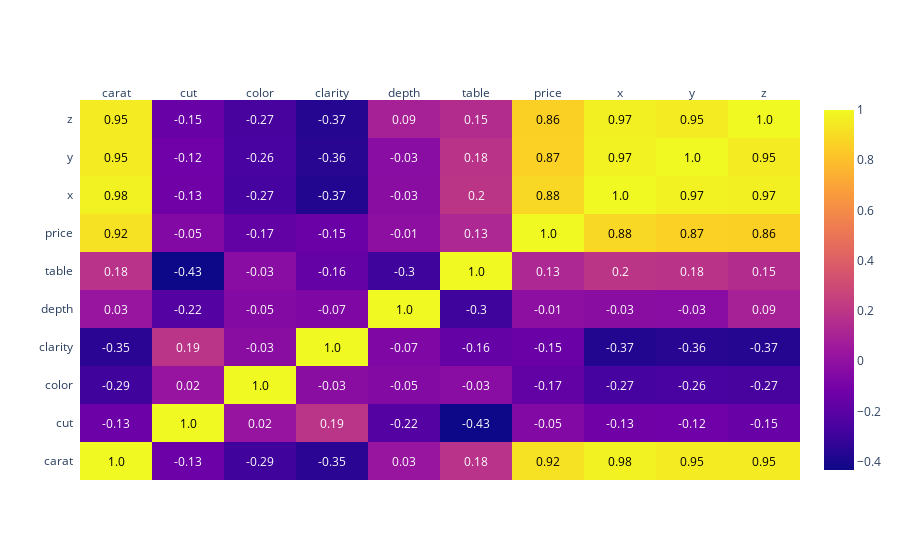

The notebook cell saved with this chart:
### Code cell


### Figure 1 — Plotly figure (JSON) as saved in the notebook; plotly's stock layout.template omitted (floating-point values rounded to 4 significant figures)
{"data": [{"colorscale": [[0, "#0d0887"], [0.1111, "#46039f"], [0.2222, "#7201a8"], [0.3333, "#9c179e"], [0.4444, "#bd3786"], [0.5556, "#d8576b"], [0.6667, "#ed7953"], [0.7778, "#fb9f3a"], [0.8889, "#fdca26"], [1, "#f0f921"]], "reversescale": false, "showscale": true, "type": "heatmap", "x": ["carat", "cut", "color", "clarity", "depth", "table", "price", "x", "y", "z"], "y": ["carat", "cut", "color", "clarity", "depth", "table", "price", "x", "y", "z"], "z": [[1, -0.135, -0.2914, -0.3528, 0.02822, 0.1816, 0.9216, 0.9751, 0.9517, 0.9534], [-0.135, 1, 0.02052, 0.1892, -0.2181, -0.4334, -0.05349, -0.1256, -0.1215, -0.1493], [-0.2914, 0.02052, 1, -0.02563, -0.04728, -0.02647, -0.1725, -0.2703, -0.2636, -0.2682], [-0.3528, 0.1892, -0.02563, 1, -0.06738, -0.1603, -0.1468, -0.372, -0.3584, -0.367], [0.02822, -0.2181, -0.04728, -0.06738, 1, -0.2958, -0.01065, -0.02529, -0.02934, 0.09492], [0.1816, -0.4334, -0.02647, -0.1603, -0.2958, 1, 0.1271, 0.1953, 0.1838, 0.1509], [0.9216, -0.05349, -0.1725, -0.1468, -0.01065, 0.1271, 1, 0.8844, 0.8654, 0.8612], [0.9751, -0.1256, -0.2703, -0.372, -0.02529, 0.1953, 0.8844, 1, 0.9747, 0.9708], [0.9517, -0.1215, -0.2636, -0.3584, -0.02934, 0.1838, 0.8654, 0.9747, 1, 0.952], [0.9534, -0.1493, -0.2682, -0.367, 0.09492, 0.1509, 0.8612, 0.9708, 0.952, 1]]}], "layout": {"annotations": [{"font": {"color": "#000000"}, "showarrow": false, "text": "1.0", "x": "carat", "xref": "x", "y": "carat", "yref": "y"}, {"font": {"color": "#FFFFFF"}, "showarrow": false, "text": "-0.13", "x": "cut", "xref": "x", "y": "carat", "yref": "y"}, {"font": {"color": "#FFFFFF"}, "showarrow": false, "text": "-0.29", "x": "color", "xref": "x", "y": "carat", "yref": "y"}, {"font": {"color": "#FFFFFF"}, "showarrow": false, "text": "-0.35", "x": "clarity", "xref": "x", "y": "carat", "yref": "y"}, {"font": {"color": "#FFFFFF"}, "showarrow": false, "text": "0.03", "x": "depth", "xref": "x", "y": "carat", "yref": "y"}, {"font": {"color": "#FFFFFF"}, "showarrow": false, "text": "0.18", "x": "table", "xref": "x", "y": "carat", "yref": "y"}, {"font": {"color": "#000000"}, "showarrow": false, "text": "0.92", "x": "price", "xref": "x", "y": "carat", "yref": "y"}, {"font": {"color": "#000000"}, "showarrow": false, "text": "0.98", "x": "x", "xref": "x", "y": "carat", "yref": "y"}, {"font": {"color": "#000000"}, "showarrow": false, "text": "0.95", "x": "y", "xref": "x", "y": "carat", "yref": "y"}, {"font": {"color": "#000000"}, "showarrow": false, "text": "0.95", "x": "z", "xref": "x", "y": "carat", "yref": "y"}, {"font": {"color": "#FFFFFF"}, "showarrow": false, "text": "-0.13", "x": "carat", "xref": "x", "y": "cut", "yref": "y"}, {"font": {"color": "#000000"}, "showarrow": false, "text": "1.0", "x": "cut", "xref": "x", "y": "cut", "yref": "y"}, {"font": {"color": "#FFFFFF"}, "showarrow": false, "text": "0.02", "x": "color", "xref": "x", "y": "cut", "yref": "y"}, {"font": {"color": "#FFFFFF"}, "showarrow": false, "text": "0.19", "x": "clarity", "xref": "x", "y": "cut", "yref": "y"}, {"font": {"color": "#FFFFFF"}, "showarrow": false, "text": "-0.22", "x": "depth", "xref": "x", "y": "cut", "yref": "y"}, {"font": {"color": "#FFFFFF"}, "showarrow": false, "text": "-0.43", "x": "table", "xref": "x", "y": "cut", "yref": "y"}, {"font": {"color": "#FFFFFF"}, "showarrow": false, "text": "-0.05", "x": "price", "xref": "x", "y": "cut", "yref": "y"}, {"font": {"color": "#FFFFFF"}, "showarrow": false, "text": "-0.13", "x": "x", "xref": "x", "y": "cut", "yref": "y"}, {"font": {"color": "#FFFFFF"}, "showarrow": false, "text": "-0.12", "x": "y", "xref": "x", "y": "cut", "yref": "y"}, {"font": {"color": "#FFFFFF"}, "showarrow": false, "text": "-0.15", "x": "z", "xref": "x", "y": "cut", "yref": "y"}, {"font": {"color": "#FFFFFF"}, "showarrow": false, "text": "-0.29", "x": "carat", "xref": "x", "y": "color", "yref": "y"}, {"font": {"color": "#FFFFFF"}, "showarrow": false, "text": "0.02", "x": "cut", "xref": "x", "y": "color", "yref": "y"}, {"font": {"color": "#000000"}, "showarrow": false, "text": "1.0", "x": "color", "xref": "x", "y": "color", "yref": "y"}, {"font": {"color": "#FFFFFF"}, "showarrow": false, "text": "-0.03", "x": "clarity", "xref": "x", "y": "color", "yref": "y"}, {"font": {"color": "#FFFFFF"}, "showarrow": false, "text": "-0.05", "x": "depth", "xref": "x", "y": "color", "yref": "y"}, {"font": {"color": "#FFFFFF"}, "showarrow": false, "text": "-0.03", "x": "table", "xref": "x", "y": "color", "yref": "y"}, {"font": {"color": "#FFFFFF"}, "showarrow": false, "text": "-0.17", "x": "price", "xref": "x", "y": "color", "yref": "y"}, {"font": {"color": "#FFFFFF"}, "showarrow": false, "text": "-0.27", "x": "x", "xref": "x", "y": "color", "yref": "y"}, {"font": {"color": "#FFFFFF"}, "showarrow": false, "text": "-0.26", "x": "y", "xref": "x", "y": "color", "yref": "y"}, {"font": {"color": "#FFFFFF"}, "showarrow": false, "text": "-0.27", "x": "z", "xref": "x", "y": "color", "yref": "y"}, {"font": {"color": "#FFFFFF"}, "showarrow": false, "text": "-0.35", "x": "carat", "xref": "x", "y": "clarity", "yref": "y"}, {"font": {"color": "#FFFFFF"}, "showarrow": false, "text": "0.19", "x": "cut", "xref": "x", "y": "clarity", "yref": "y"}, {"font": {"color": "#FFFFFF"}, "showarrow": false, "text": "-0.03", "x": "color", "xref": "x", "y": "clarity", "yref": "y"}, {"font": {"color": "#000000"}, "showarrow": false, "text": "1.0", "x": "clarity", "xref": "x", "y": "clarity", "yref": "y"}, {"font": {"color": "#FFFFFF"}, "showarrow": false, "text": "-0.07", "x": "depth", "xref": "x", "y": "clarity", "yref": "y"}, {"font": {"color": "#FFFFFF"}, "showarrow": false, "text": "-0.16", "x": "table", "xref": "x", "y": "clarity", "yref": "y"}, {"font": {"color": "#FFFFFF"}, "showarrow": false, "text": "-0.15", "x": "price", "xref": "x", "y": "clarity", "yref": "y"}, {"font": {"color": "#FFFFFF"}, "showarrow": false, "text": "-0.37", "x": "x", "xref": "x", "y": "clarity", "yref": "y"}, {"font": {"color": "#FFFFFF"}, "showarrow": false, "text": "-0.36", "x": "y", "xref": "x", "y": "clarity", "yref": "y"}, {"font": {"color": "#FFFFFF"}, "showarrow": false, "text": "-0.37", "x": "z", "xref": "x", "y": "clarity", "yref": "y"}, {"font": {"color": "#FFFFFF"}, "showarrow": false, "text": "0.03", "x": "carat", "xref": "x", "y": "depth", "yref": "y"}, {"font": {"color": "#FFFFFF"}, "showarrow": false, "text": "-0.22", "x": "cut", "xref": "x", "y": "depth", "yref": "y"}, {"font": {"color": "#FFFFFF"}, "showarrow": false, "text": "-0.05", "x": "color", "xref": "x", "y": "depth", "yref": "y"}, {"font": {"color": "#FFFFFF"}, "showarrow": false, "text": "-0.07", "x": "clarity", "xref": "x", "y": "depth", "yref": "y"}, {"font": {"color": "#000000"}, "showarrow": false, "text": "1.0", "x": "depth", "xref": "x", "y": "depth", "yref": "y"}, {"font": {"color": "#FFFFFF"}, "showarrow": false, "text": "-0.3", "x": "table", "xref": "x", "y": "depth", "yref": "y"}, {"font": {"color": "#FFFFFF"}, "showarrow": false, "text": "-0.01", "x": "price", "xref": "x", "y": "depth", "yref": "y"}, {"font": {"color": "#FFFFFF"}, "showarrow": false, "text": "-0.03", "x": "x", "xref": "x", "y": "depth", "yref": "y"}, {"font": {"color": "#FFFFFF"}, "showarrow": false, "text": "-0.03", "x": "y", "xref": "x", "y": "depth", "yref": "y"}, {"font": {"color": "#FFFFFF"}, "showarrow": false, "text": "0.09", "x": "z", "xref": "x", "y": "depth", "yref": "y"}, {"font": {"color": "#FFFFFF"}, "showarrow": false, "text": "0.18", "x": "carat", "xref": "x", "y": "table", "yref": "y"}, {"font": {"color": "#FFFFFF"}, "showarrow": false, "text": "-0.43", "x": "cut", "xref": "x", "y": "table", "yref": "y"}, {"font": {"color": "#FFFFFF"}, "showarrow": false, "text": "-0.03", "x": "color", "xref": "x", "y": "table", "yref": "y"}, {"font": {"color": "#FFFFFF"}, "showarrow": false, "text": "-0.16", "x": "clarity", "xref": "x", "y": "table", "yref": "y"}, {"font": {"color": "#FFFFFF"}, "showarrow": false, "text": "-0.3", "x": "depth", "xref": "x", "y": "table", "yref": "y"}, {"font": {"color": "#000000"}, "showarrow": false, "text": "1.0", "x": "table", "xref": "x", "y": "table", "yref": "y"}, {"font": {"color": "#FFFFFF"}, "showarrow": false, "text": "0.13", "x": "price", "xref": "x", "y": "table", "yref": "y"}, {"font": {"color": "#FFFFFF"}, "showarrow": false, "text": "0.2", "x": "x", "xref": "x", "y": "table", "yref": "y"}, {"font": {"color": "#FFFFFF"}, "showarrow": false, "text": "0.18", "x": "y", "xref": "x", "y": "table", "yref": "y"}, {"font": {"color": "#FFFFFF"}, "showarrow": false, "text": "0.15", "x": "z", "xref": "x", "y": "table", "yref": "y"}, {"font": {"color": "#000000"}, "showarrow": false, "text": "0.92", "x": "carat", "xref": "x", "y": "price", "yref": "y"}, {"font": {"color": "#FFFFFF"}, "showarrow": false, "text": "-0.05", "x": "cut", "xref": "x", "y": "price", "yref": "y"}, {"font": {"color": "#FFFFFF"}, "showarrow": false, "text": "-0.17", "x": "color", "xref": "x", "y": "price", "yref": "y"}, {"font": {"color": "#FFFFFF"}, "showarrow": false, "text": "-0.15", "x": "clarity", "xref": "x", "y": "price", "yref": "y"}, {"font": {"color": "#FFFFFF"}, "showarrow": false, "text": "-0.01", "x": "depth", "xref": "x", "y": "price", "yref": "y"}, {"font": {"color": "#FFFFFF"}, "showarrow": false, "text": "0.13", "x": "table", "xref": "x", "y": "price", "yref": "y"}, {"font": {"color": "#000000"}, "showarrow": false, "text": "1.0", "x": "price", "xref": "x", "y": "price", "yref": "y"}, {"font": {"color": "#000000"}, "showarrow": false, "text": "0.88", "x": "x", "xref": "x", "y": "price", "yref": "y"}, {"font": {"color": "#000000"}, "showarrow": false, "text": "0.87", "x": "y", "xref": "x", "y": "price", "yref": "y"}, {"font": {"color": "#000000"}, "showarrow": false, "text": "0.86", "x": "z", "xref": "x", "y": "price", "yref": "y"}, {"font": {"color": "#000000"}, "showarrow": false, "text": "0.98", "x": "carat", "xref": "x", "y": "x", "yref": "y"}, {"font": {"color": "#FFFFFF"}, "showarrow": false, "text": "-0.13", "x": "cut", "xref": "x", "y": "x", "yref": "y"}, {"font": {"color": "#FFFFFF"}, "showarrow": false, "text": "-0.27", "x": "color", "xref": "x", "y": "x", "yref": "y"}, {"font": {"color": "#FFFFFF"}, "showarrow": false, "text": "-0.37", "x": "clarity", "xref": "x", "y": "x", "yref": "y"}, {"font": {"color": "#FFFFFF"}, "showarrow": false, "text": "-0.03", "x": "depth", "xref": "x", "y": "x", "yref": "y"}, {"font": {"color": "#FFFFFF"}, "showarrow": false, "text": "0.2", "x": "table", "xref": "x", "y": "x", "yref": "y"}, {"font": {"color": "#000000"}, "showarrow": false, "text": "0.88", "x": "price", "xref": "x", "y": "x", "yref": "y"}, {"font": {"color": "#000000"}, "showarrow": false, "text": "1.0", "x": "x", "xref": "x", "y": "x", "yref": "y"}, {"font": {"color": "#000000"}, "showarrow": false, "text": "0.97", "x": "y", "xref": "x", "y": "x", "yref": "y"}, {"font": {"color": "#000000"}, "showarrow": false, "text": "0.97", "x": "z", "xref": "x", "y": "x", "yref": "y"}, {"font": {"color": "#000000"}, "showarrow": false, "text": "0.95", "x": "carat", "xref": "x", "y": "y", "yref": "y"}, {"font": {"color": "#FFFFFF"}, "showarrow": false, "text": "-0.12", "x": "cut", "xref": "x", "y": "y", "yref": "y"}, {"font": {"color": "#FFFFFF"}, "showarrow": false, "text": "-0.26", "x": "color", "xref": "x", "y": "y", "yref": "y"}, {"font": {"color": "#FFFFFF"}, "showarrow": false, "text": "-0.36", "x": "clarity", "xref": "x", "y": "y", "yref": "y"}, {"font": {"color": "#FFFFFF"}, "showarrow": false, "text": "-0.03", "x": "depth", "xref": "x", "y": "y", "yref": "y"}, {"font": {"color": "#FFFFFF"}, "showarrow": false, "text": "0.18", "x": "table", "xref": "x", "y": "y", "yref": "y"}, {"font": {"color": "#000000"}, "showarrow": false, "text": "0.87", "x": "price", "xref": "x", "y": "y", "yref": "y"}, {"font": {"color": "#000000"}, "showarrow": false, "text": "0.97", "x": "x", "xref": "x", "y": "y", "yref": "y"}, {"font": {"color": "#000000"}, "showarrow": false, "text": "1.0", "x": "y", "xref": "x", "y": "y", "yref": "y"}, {"font": {"color": "#000000"}, "showarrow": false, "text": "0.95", "x": "z", "xref": "x", "y": "y", "yref": "y"}, {"font": {"color": "#000000"}, "showarrow": false, "text": "0.95", "x": "carat", "xref": "x", "y": "z", "yref": "y"}, {"font": {"color": "#FFFFFF"}, "showarrow": false, "text": "-0.15", "x": "cut", "xref": "x", "y": "z", "yref": "y"}, {"font": {"color": "#FFFFFF"}, "showarrow": false, "text": "-0.27", "x": "color", "xref": "x", "y": "z", "yref": "y"}, {"font": {"color": "#FFFFFF"}, "showarrow": false, "text": "-0.37", "x": "clarity", "xref": "x", "y": "z", "yref": "y"}, {"font": {"color": "#FFFFFF"}, "showarrow": false, "text": "0.09", "x": "depth", "xref": "x", "y": "z", "yref": "y"}, {"font": {"color": "#FFFFFF"}, "showarrow": false, "text": "0.15", "x": "table", "xref": "x", "y": "z", "yref": "y"}, {"font": {"color": "#000000"}, "showarrow": false, "text": "0.86", "x": "price", "xref": "x", "y": "z", "yref": "y"}, {"font": {"color": "#000000"}, "showarrow": false, "text": "0.97", "x": "x", "xref": "x", "y": "z", "yref": "y"}, {"font": {"color": "#000000"}, "showarrow": false, "text": "0.95", "x": "y", "xref": "x", "y": "z", "yref": "y"}, {"font": {"color": "#000000"}, "showarrow": false, "text": "1.0", "x": "z", "xref": "x", "y": "z", "yref": "y"}], "xaxis": {"dtick": 1, "gridcolor": "rgb(0, 0, 0)", "side": "top", "ticks": ""}, "yaxis": {"dtick": 1, "ticks": "", "ticksuffix": "  "}}}
